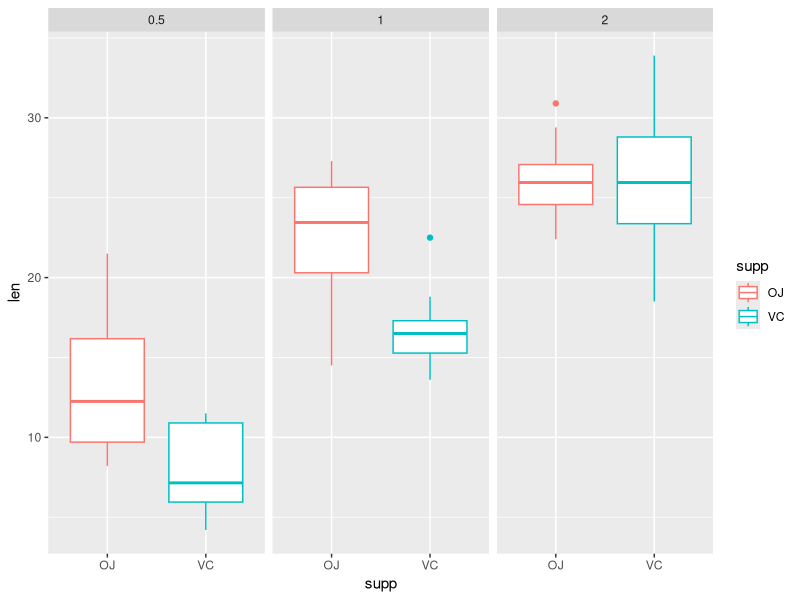

Here is the R script that generated this plot:
## ---- chunk 1
knitr::opts_chunk$set(echo = TRUE)
library(ggplot2)
## ---- chunk 2
data("ToothGrowth")
tg <- ToothGrowth
## ---- chunk 3
gg <- ggplot(data = tg, aes(x = supp, y = len, color = supp)) +
  #geom_point(shape = 1) + 
  geom_boxplot() +
  #geom_jitter() +
  facet_grid(. ~ dose)
gg
## ---- chunk 4
summary(tg)
## ---- chunk 5
vc05 <- subset(tg, tg$sup == "VC" & tg$dose == 0.5)$len
vc10 <- subset(tg, tg$sup == "VC" & tg$dose == 0.5)$len
vc20 <- subset(tg, tg$sup == "VC" & tg$dose == 0.5)$len
oj05 <- subset(tg, tg$sup == "OJ" & tg$dose == 0.5)$len
oj10 <- subset(tg, tg$sup == "OJ" & tg$dose == 0.5)$len
oj20 <- subset(tg, tg$sup == "OJ" & tg$dose == 0.5)$len

